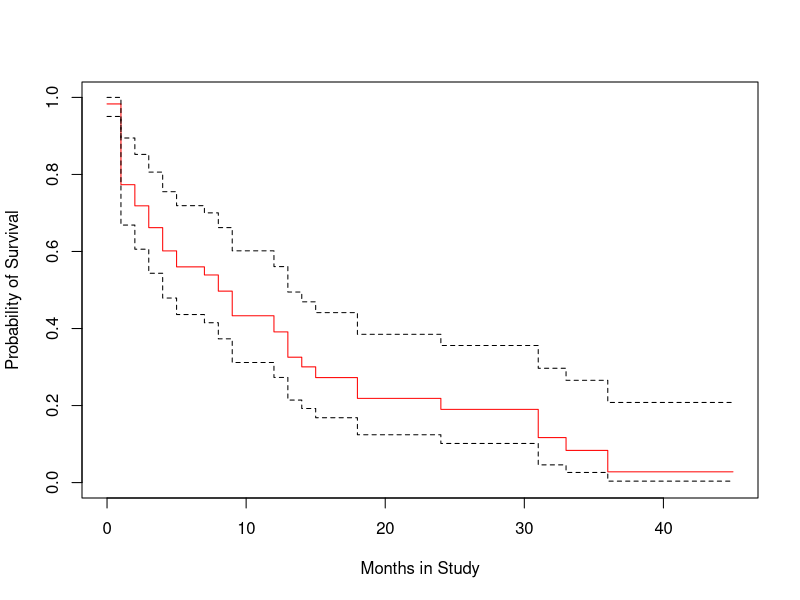
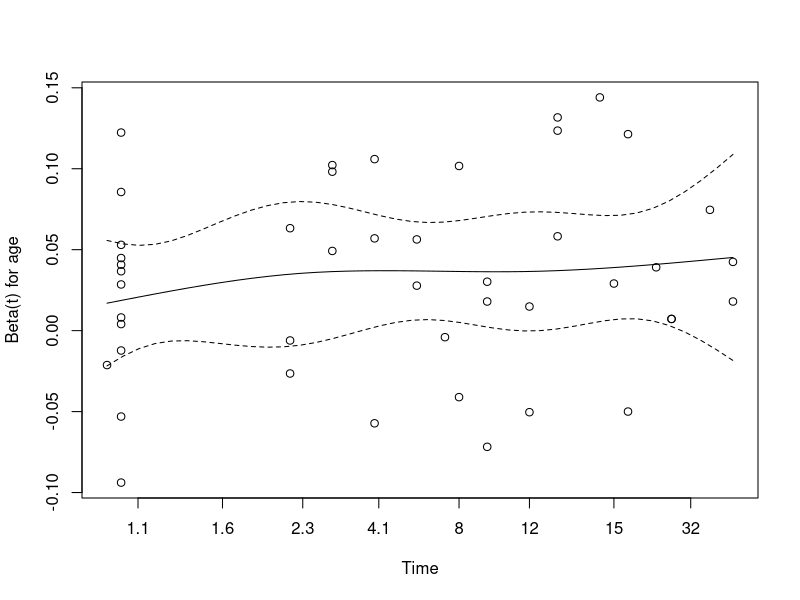

Write the R code that produced these figures, in order. (Note: this script raises an error after producing the figures.)
## ---- chunk 1
#| warning: false
#| message: false

knitr::opts_chunk$set(comment = NA)

library(broom)
library(survival) 
library(survminer)
library(rms)
library(tidyverse) 

theme_set(theme_bw())
## ---- chunk 2
leukem <- read_csv("data/leukem.csv", show_col_types = FALSE) 
## ---- chunk 3
leukem
## ---- chunk 4
glimpse(leukem)
## ---- chunk 5
stime <- Surv(leukem$months, leukem$alive == 0)
stime
## ---- chunk 6
modA <- coxph(Surv(months, alive==0) ~ age, 
              data=leukem, model=TRUE)

summary(modA)

glance(modA) %>%
    select(r.squared, r.squared.max, 
           concordance, std.error.concordance)
## ---- chunk 7
anova(modA)
## ---- chunk 8
plot(survfit(modA), ylab="Probability of Survival",
     xlab="Months in Study", col=c("red", "black", "black"))
## ---- chunk 9
cox.zph(modA)
## ---- chunk 10
plot(cox.zph(modA))
## ---- chunk 11
units(leukem$months) <- "month"
d <- datadist(leukem)
options(datadist="d")
modA_cph <- cph(Surv(months, alive==0) ~ age, data=leukem, 
              x=TRUE, y=TRUE, surv=TRUE, time.inc=12)
## ---- chunk 12
modA_cph
exp(coef(modA_cph)) # hazard ratio estimate
exp(confint(modA_cph)) # hazard ratio 95% CI
## ---- chunk 13
ggplot(Predict(modA_cph, age))
## ---- chunk 14
survplot(modA_cph, age=median(leukem$age), conf.int=.95, 
         col='blue', time.inc=12, n.risk=TRUE,
         conf='bands', type="kaplan-meier", 
         xlab="Study Survival Time in Months")
## ---- chunk 15
survplot(modA_cph, levels.only=TRUE, time.inc=12, 
         type="kaplan-meier", 
         xlab="Study Survival Time in Months")
## ---- chunk 16
anova(modA_cph)
## ---- chunk 17
summary(modA_cph)
plot(summary(modA_cph))
## ---- chunk 18
set.seed(432410); validate(modA_cph)
## ---- chunk 19
plot(residuals(modA_cph, type="dfbeta", 
               collapse = leukem$id) ~ 
       leukem$id, main="Index Plot of DFBETA for Age", 
     type="h", ylab="DFBETA in modelA_cph")
which.max(residuals(modA_cph, type="dfbeta"))
which.min(residuals(modA_cph, type="dfbeta"))
## ---- chunk 20
cox.zph(modA_cph)
plot(cox.zph(modA_cph))
## ---- chunk 21
modB <- coxph(Surv(months, alive==0) ~ 
          age + pblasts + pinf + plab + maxtemp, data=leukem)
modB
## ---- chunk 22
summary(modB)
## ---- chunk 23
anova(modB)
## ---- chunk 24
plot(survfit(modB), ylab="Probability of Survival", 
     xlab="Months in Study", col=c("red", "black", "black"))
## ---- chunk 25
cox.zph(modB, transform="km", global=TRUE)
## ---- chunk 26
ggcoxzph(cox.zph(modB))
## ---- chunk 27
rms::vif(modB)
## ---- chunk 28
stats::step(modB)
## ---- chunk 29
modB2 <- coxph(Surv(months, alive==0) ~ age + pinf + plab, data=leukem)
summary(modB2)
## ---- chunk 30
plot(survfit(modB2), ylab="Probability of Survival", xlab="Months in Study", 
     col=c("red", "black", "black"))
## ---- chunk 31
cox.zph(modB2, transform="km", global=TRUE)

ggcoxzph(cox.zph(modB2))
## ---- chunk 32
plot(spearman2(months ~ age + pblasts + pinf + plab + maxtemp, data=leukem))
## ---- chunk 33
# still have datadist set up for leukem
modC <- cph(Surv(months, alive==0) ~ rcs(age, 3) + plab + maxtemp, 
            data=leukem, x=TRUE, y=TRUE, surv=TRUE, time.inc=12)
modC
## ---- chunk 34
anova(modC)
## ---- chunk 35
summary(modC)
plot(summary(modC))
## ---- chunk 36
exp(coef(modC))
exp(confint(modC))
## ---- chunk 37
ggplot(Predict(modC, age))
## ---- chunk 38
survplot(modC, age=median(leukem$age), conf.int=0.95, col="blue", 
         time.inc=12, n.risk=TRUE, conf='bands',
         xlab="Study Time in Months")
## ---- chunk 39
cox.zph(modC, transform="km", global=TRUE)

ggcoxzph(cox.zph(modC))
## ---- chunk 40
sv <- Survival(modC)
surv12 <- function(x) sv(12, lp=x)
surv24 <- function(x) sv(24, lp=x)

plot(nomogram(modC, fun=list(surv12, surv24), 
              funlabel=c('12-month survival', '24-month survival')))
## ---- chunk 41
set.seed(43234); validate(modC, B=100)
## ---- chunk 42
set.seed(43233); plot(rms::calibrate(modC, B = 10, u = 12))
